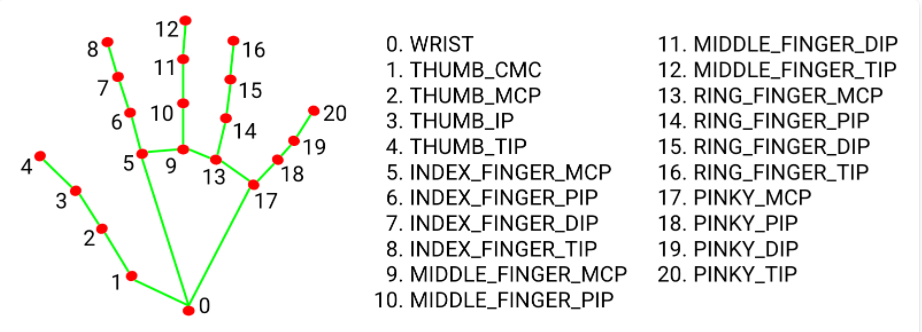
#> input picture handsindexs.png, 922 x 332 px
$ python -i keyboardModel.py   (imports and definitions only)
#> lines starting #> are read from the running program, lines starting #| are printed output that depends on the picture; after the words box and inside, x2 and y2 are one past the last pixel; in counts of white or black regions, pixels touching at a corner belong together
#> further down, picture is the input picture: shape (332, 922, 3); mean B, G, R 235.4, 237, 237
#TODO(1): Import Opencv
import cv2


#TODO(2): Start to call draw_keyboard function with three parameters: img, typed text and status message
def draw_keyboard(img, typed_text = "", status_msg = ""):
    #TODO(3): write down all letter you need for your virtual keyboard
#> called with typed_text = '', status_msg = ''
    rows = [
        ["Q","W","E","R","T","Y","U","I","O","P"],
        ["A","S","D","F","G","H","J","K","L"],
        ["Z","X","C","V","B","N","M","Enter", "BACK"]
    ]

    #TODO(4): We need to make clarify button's width and height for each letter
    key_width = 50
    key_height = 50
    spacing = 8

    #TODO(5): You need to calculate where you want to put the letters
    h,w,_ = img.shape
#> h = 332; w = 922
    total_keyboard = 10 * (key_width + spacing)
    start_x = ( w - total_keyboard) // 2
#> start_x = 171
    start_y = 200

    #TODO(6): Initialize bar koordinates and use cv2.putText for showing the typen strings
    bar_x = start_x
#> bar_x = 171
    bar_y = 120
    bar_w = total_keyboard
    bar_h = 50

    #TODO(7): Remember that cv2.rectangle does not support transparent color. So we need to use alpha and cv2.addWeighted
    overlay = img.copy()
    cv2.rectangle(overlay, (bar_x,bar_y), (bar_x + bar_w, bar_y + bar_h), (135,206,235),-1)
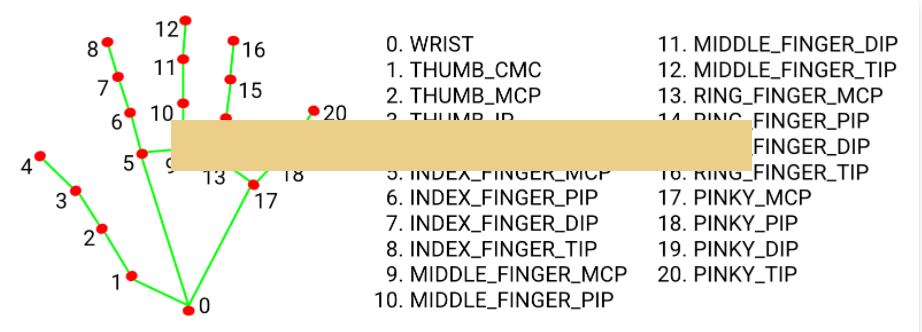
#> overlay: shape (332, 922, 3); 9.68% of pixels changed, all inside (x1, y1, x2, y2) = (171, 120, 752, 171)
    alpha = 0.4
    cv2.addWeighted(overlay,alpha,img, 1- alpha, 0,img)
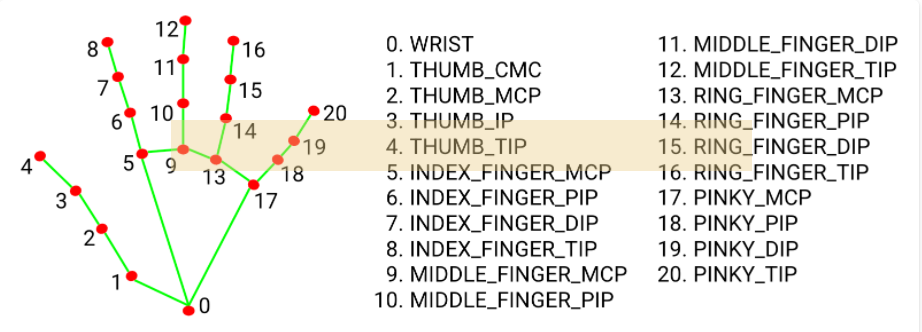
#> img: shape (332, 922, 3); mean B, G, R 231.8, 236, 237.1
    cv2.rectangle(img,(bar_x,bar_y),(bar_x + bar_w, bar_y + bar_h),(218,218,218),2)
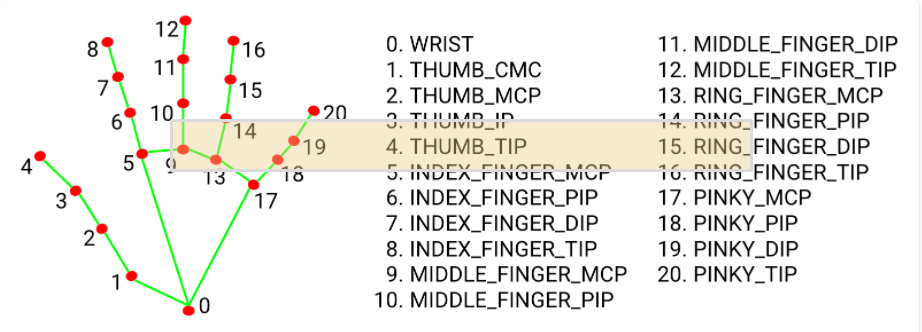
#> img: shape (332, 922, 3); 1.23% of pixels changed, all inside (x1, y1, x2, y2) = (170, 119, 753, 172)

    #TODO(8): After typing we need to sgow the string we typed and we need to send status message. Hints: use .putText
    cv2.putText(img,typed_text,(bar_x + 8,bar_y + 28), cv2.FONT_HERSHEY_SIMPLEX, 0.8, (218,218,218),2)
    cv2.putText(img,status_msg,(start_x + 90, start_y + 240), cv2.FONT_HERSHEY_SIMPLEX, 1, (0,0,0),2)


    #TODO(9): Start to draw keyboard keys. Hints: for saving key positions we need dictionary to return
    key_positions = {}
    for row_index, row in enumerate(rows):
        for col_index, letter in enumerate(row):
            #TODO(10): Beside normal letter, we need to calculate differently Enter and Back button. Hints: enter and Back is bitter than normal letter
            if letter == "Enter":
                x = start_x + col_index * (key_width + spacing)
                y = start_y + row_index * (key_height + spacing)
                w_key = key_width * 2

                #TODO(11): Add transparent color to rectangle and put text like ENTER. Hints: Save key position
                overlay = img.copy()
                cv2.rectangle(overlay,(x,y),(x + w_key, y + key_height),(0,255,0),-1)
                cv2.addWeighted(overlay,alpha,img,1-alpha,0,img)
                cv2.rectangle(img,(x,y),(x + w_key, y + key_height), (218,218,218),2)
                cv2.putText(img,"ENTER",(x,y + 35),cv2.FONT_HERSHEY_SIMPLEX,1,(0,0,0),2)

                key_positions["ENTER"] = (x,y,key_width * 2, key_height)

                continue

            if letter == "BACK":
                x = start_x + col_index * (key_width + spacing) + key_width
                y = start_y + row_index * (key_height + spacing)
                w_key = key_width * 2

                #TODO(12): Same code source with todo11
                overlay = img.copy()
                cv2.rectangle(overlay,(x,y), (x + w_key, y + key_height), (0,255,0),-1)
                cv2.addWeighted(overlay,alpha,img,1-alpha, 0 ,img)
                cv2.rectangle(img,(x,y), (x + w_key, y + key_height), (218,218,218),2)
                cv2.putText(img,"BACK",(x + 10, y + 35),cv2.FONT_HERSHEY_SIMPLEX,1,(0,0,0),2)

                key_positions["BACK"] = (x,y,key_width * 2, key_height)
                continue


            #TODO(13): Organize normal letter and use same method as todo12 and do not forget to save key position
            x = start_x + col_index * (key_width + spacing)
            y = start_y + row_index * (key_height + spacing)

            overlay = img.copy()
            cv2.rectangle(overlay,(x,y), (x + key_width, y + key_height), (135,206,235),-1)
            cv2.addWeighted(overlay,alpha,img,1-alpha, 0,img)
            cv2.rectangle(img,(x,y),(x + key_width, y + key_height), (218,218,218),2)
            cv2.putText(img,letter,(x + 15, y+ 35), cv2.FONT_HERSHEY_SIMPLEX,1,(0,0,0),2)

            key_positions[letter] = (x, y, key_width, key_height)
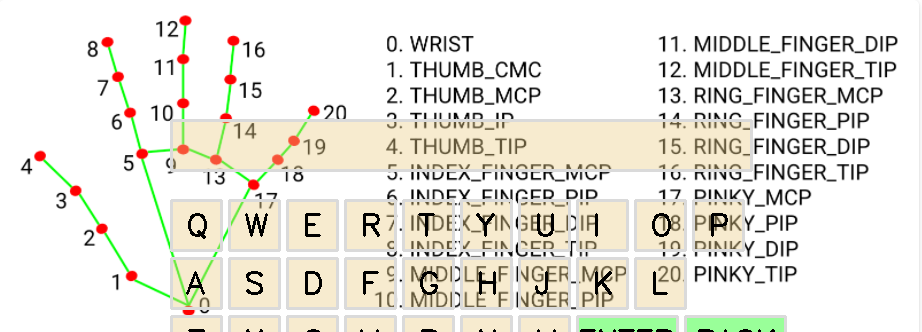
#> img: shape (332, 922, 3); mean B, G, R 222.5, 231.1, 233.2
#> after the loop, key_positions = 28 items


    #TODO(14): return 2 important arguments
    return img, key_positions

>>> import cv2
>>> picture = cv2.imread('handsindexs.png')
>>> result = draw_keyboard(picture)
